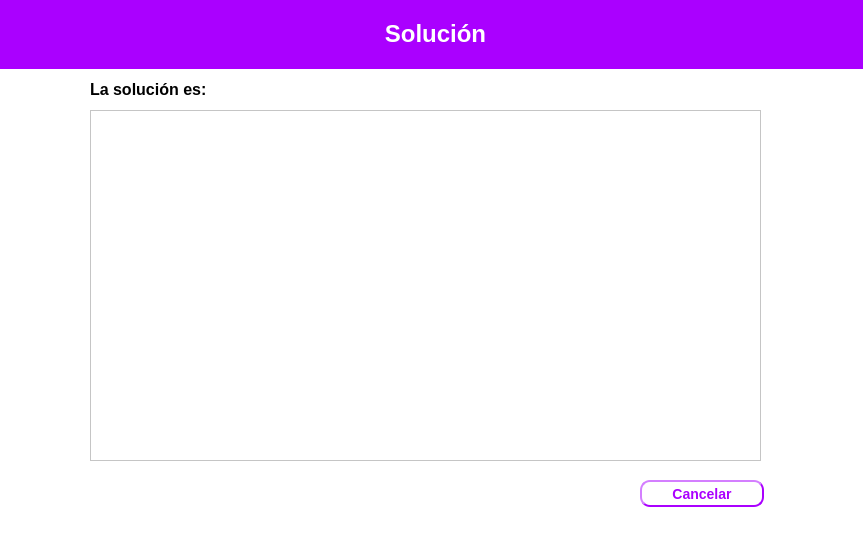
<?xml version="1.0" encoding="UTF-8"?>
<ui version="4.0">
 <class>Dialog</class>
 <widget class="QDialog" name="Dialog">
  <property name="geometry">
   <rect>
    <x>0</x>
    <y>0</y>
    <width>863</width>
    <height>558</height>
   </rect>
  </property>
  <property name="windowTitle">
   <string>Dialog</string>
  </property>
  <property name="styleSheet">
   <string notr="true">background-color: rgb(255, 255, 255);</string>
  </property>
  <widget class="QLabel" name="label_4">
   <property name="geometry">
    <rect>
     <x>90</x>
     <y>80</y>
     <width>119</width>
     <height>19</height>
    </rect>
   </property>
   <property name="font">
    <font>
     <pointsize>12</pointsize>
    </font>
   </property>
   <property name="text">
    <string>&lt;html&gt;&lt;head/&gt;&lt;body&gt;&lt;p&gt;&lt;span style=&quot; font-weight:600;&quot;&gt;La solución es:&lt;/span&gt;&lt;/p&gt;&lt;/body&gt;&lt;/html&gt;</string>
   </property>
  </widget>
  <widget class="QPushButton" name="pushButton_3">
   <property name="geometry">
    <rect>
     <x>640</x>
     <y>480</y>
     <width>124</width>
     <height>27</height>
    </rect>
   </property>
   <property name="font">
    <font>
     <pointsize>-1</pointsize>
     <weight>75</weight>
     <italic>false</italic>
     <bold>true</bold>
    </font>
   </property>
   <property name="styleSheet">
    <string notr="true">color: rgb(170, 0, 255);
	border-width: 2px;
    border-style: outset;
    border-radius: 10px;
    border-color:rgb(170, 0, 255);
    font: bold 14px;
    padding: 6px;</string>
   </property>
   <property name="text">
    <string>Cancelar</string>
   </property>
  </widget>
  <widget class="QTableWidget" name="tableWidget">
   <property name="geometry">
    <rect>
     <x>90</x>
     <y>110</y>
     <width>671</width>
     <height>351</height>
    </rect>
   </property>
  </widget>
  <widget class="QLabel" name="label_5">
   <property name="geometry">
    <rect>
     <x>220</x>
     <y>80</y>
     <width>541</width>
     <height>19</height>
    </rect>
   </property>
   <property name="font">
    <font>
     <pointsize>12</pointsize>
    </font>
   </property>
   <property name="text">
    <string>&lt;html&gt;&lt;head/&gt;&lt;body&gt;&lt;p&gt;&lt;br/&gt;&lt;/p&gt;&lt;/body&gt;&lt;/html&gt;</string>
   </property>
  </widget>
  <widget class="QLabel" name="label_2">
   <property name="geometry">
    <rect>
     <x>0</x>
     <y>0</y>
     <width>871</width>
     <height>69</height>
    </rect>
   </property>
   <property name="styleSheet">
    <string notr="true">background-color: rgb(170, 0, 255);</string>
   </property>
   <property name="text">
    <string>&lt;html&gt;&lt;head/&gt;&lt;body&gt;&lt;p align=&quot;center&quot;&gt;&lt;span style=&quot; font-size:18pt; font-weight:600; color:#ffffff;&quot;&gt;Solución&lt;/span&gt;&lt;/p&gt;&lt;/body&gt;&lt;/html&gt;</string>
   </property>
  </widget>
 </widget>
 <resources/>
 <connections/>
</ui>
